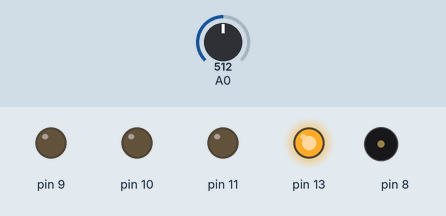
Simulated run of this sketch. Board: Arduino Uno, built with avr-gcc and run on an emulated ATmega328P. On the bench: output pins drawn as LEDs (lit = HIGH), buzzer (waves = sounding). The inputs (shaded band) are chosen by the test bench; at power-on: A0 = 512. Random numbers use the default seed unless the sketch sets one.

Above: at 0.1 s.
At 5.1 s:
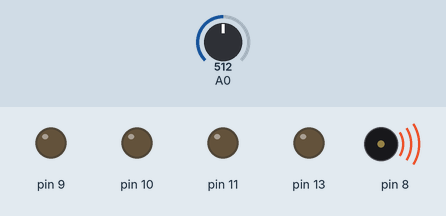
Timing chart, 0 to 6.6 s (numbered marks = the images above):
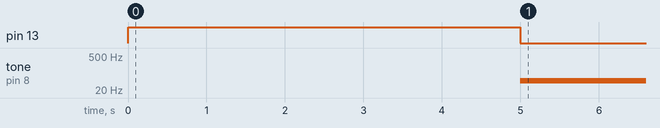

Measured:
- by itself, tone on pin 8: silent → 49 Hz at 5.0 s

The sketch:

Theremin.ino
```cpp
int sensorLow = 1023;
int sensorHigh = 0;

void setup() {
  pinMode(8, OUTPUT);
  pinMode(9, OUTPUT);
  pinMode(10, OUTPUT);
  pinMode(11, OUTPUT);
  pinMode(13, OUTPUT);
  digitalWrite(13, HIGH);

  while(millis() < 5000) {

    int sensorValue = analogRead(A0);

    if(sensorValue > sensorHigh) {
      sensorHigh = sensorValue;
    }

    if(sensorValue < sensorLow) {
      sensorLow = sensorValue;
    }
  }
  digitalWrite(13, LOW);
}

void loop() {
  int ligthValue = analogRead(A0);
  int maxPitch = random(1000, 4000);
  int pitch = map(ligthValue, sensorLow, sensorHigh, 50, maxPitch);

  if (pitch >= (maxPitch / 4 * 3)) {
    digitalWrite(9, HIGH);
    digitalWrite(10, HIGH);
    digitalWrite(11, HIGH);
  } else if( pitch >= (maxPitch / 2)) {
    digitalWrite(9, HIGH);
    digitalWrite(10, HIGH);
    digitalWrite(11, LOW);
  } else if( pitch >= (maxPitch / 4)) {
    digitalWrite(9, HIGH);
    digitalWrite(10, LOW);
    digitalWrite(11, LOW);
  } else {
    digitalWrite(9, LOW);
    digitalWrite(10, LOW);
    digitalWrite(11, LOW);
  }

  tone(8, pitch, 20);

  delay(10);
}
```
